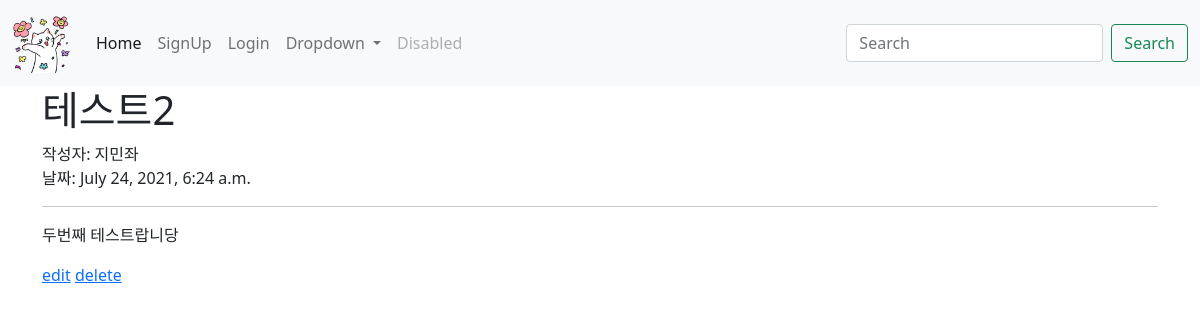
The page /main/2 on the database as committed earlier.
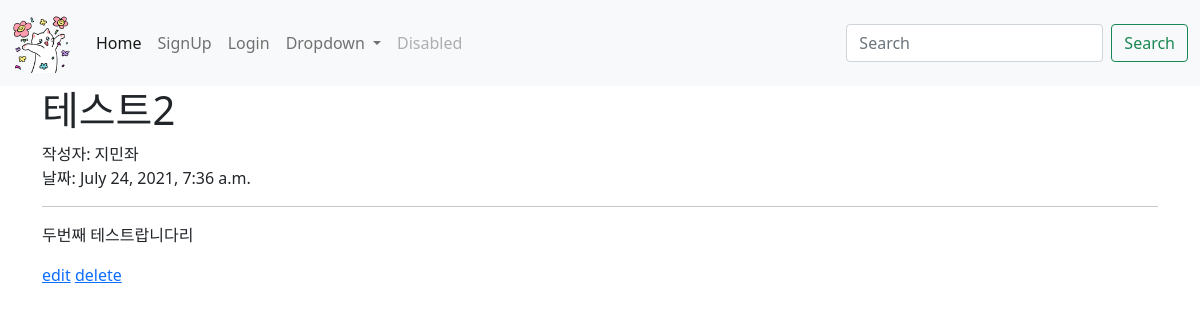
The same page on the database as committed later.
### main/models.py (models this page shows, shortened)
class Blog(models.Model) : #import해온 models를 가져옴
    title = models.CharField(max_length=200) #models를 가져오는데 character field의 최대 길이가 200개
    writer = models.CharField(max_length=100)
    pub_date = models.DateTimeField() #작성한 시간을 나타내는
    body = models.TextField() #게시물의 내용
    image = models.ImageField(upload_to = "main/", blank=True, null=True)

### main/views.py (the view)
# urls.py: path('<str:id>', detail, name="detail"),
def detail(request, id): #request와 동시에 id값도 자동으로 받아오도록(4번째 게시글을 눌렀을 때 그 상세 페이지를 가져오도록)
    blog = get_object_or_404(Blog, pk= id) #primary key : 기본키 (자동으로 읽어오는 값을 id값으로 하기로)
    return render(request, 'detail.html', {'blog': blog})

### main/templates/detail.html (shortened to what this page needs)
{% extends 'base.html' %}
{% block content %}
    <h1>{{blog.title}}</h1>
    <div>
        작성자: {{blog.writer}}
        <br>
        날짜: {{blog.pub_date}}
    </div>
    <hr>
    <p>{{blog.body}}</p>
    <a href="{% url 'edit' blog.id %}">edit</a>
    <a href="{% url 'delete' blog.id %}">delete</a>
    {% endblock %}

Rows that differ between the two databases and show on the page:
changed Blog "테스트2": pub_date "July 24, 2021, 6:24 a.m." → "July 24, 2021, 7:36 a.m."; body "두번째 테스트랍니당" → "두번째 테스트랍니다리"
